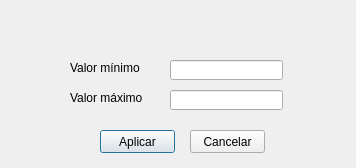
<?xml version="1.0" encoding="UTF-8"?>
<ui version="4.0">
 <class>Dialog</class>
 <widget class="QDialog" name="Dialog">
  <property name="geometry">
   <rect>
    <x>0</x>
    <y>0</y>
    <width>356</width>
    <height>168</height>
   </rect>
  </property>
  <property name="minimumSize">
   <size>
    <width>356</width>
    <height>168</height>
   </size>
  </property>
  <property name="maximumSize">
   <size>
    <width>356</width>
    <height>168</height>
   </size>
  </property>
  <property name="windowTitle">
   <string>Método de eliminación</string>
  </property>
  <widget class="QLabel" name="label_background">
   <property name="geometry">
    <rect>
     <x>0</x>
     <y>0</y>
     <width>411</width>
     <height>241</height>
    </rect>
   </property>
   <property name="text">
    <string/>
   </property>
   <property name="pixmap">
    <pixmap>backgroud.png</pixmap>
   </property>
  </widget>
  <widget class="QLabel" name="label_title">
   <property name="geometry">
    <rect>
     <x>10</x>
     <y>20</y>
     <width>331</width>
     <height>21</height>
    </rect>
   </property>
   <property name="font">
    <font>
     <family>SansSerif</family>
     <pointsize>11</pointsize>
    </font>
   </property>
   <property name="text">
    <string/>
   </property>
  </widget>
  <widget class="QLineEdit" name="field_maxValue">
   <property name="geometry">
    <rect>
     <x>170</x>
     <y>90</y>
     <width>113</width>
     <height>20</height>
    </rect>
   </property>
  </widget>
  <widget class="QLabel" name="label_maxValue">
   <property name="geometry">
    <rect>
     <x>70</x>
     <y>90</y>
     <width>91</width>
     <height>16</height>
    </rect>
   </property>
   <property name="text">
    <string>Valor máximo</string>
   </property>
  </widget>
  <widget class="QPushButton" name="button_apply">
   <property name="geometry">
    <rect>
     <x>100</x>
     <y>130</y>
     <width>75</width>
     <height>23</height>
    </rect>
   </property>
   <property name="text">
    <string>Aplicar</string>
   </property>
  </widget>
  <widget class="QPushButton" name="button_cancel">
   <property name="geometry">
    <rect>
     <x>190</x>
     <y>130</y>
     <width>75</width>
     <height>23</height>
    </rect>
   </property>
   <property name="text">
    <string>Cancelar</string>
   </property>
  </widget>
  <widget class="QLineEdit" name="field_minValue">
   <property name="geometry">
    <rect>
     <x>170</x>
     <y>60</y>
     <width>113</width>
     <height>20</height>
    </rect>
   </property>
  </widget>
  <widget class="QLabel" name="label_minValue">
   <property name="geometry">
    <rect>
     <x>70</x>
     <y>60</y>
     <width>91</width>
     <height>16</height>
    </rect>
   </property>
   <property name="text">
    <string>Valor mínimo</string>
   </property>
  </widget>
 </widget>
 <tabstops>
  <tabstop>field_minValue</tabstop>
  <tabstop>field_maxValue</tabstop>
  <tabstop>button_apply</tabstop>
  <tabstop>button_cancel</tabstop>
 </tabstops>
 <resources/>
 <connections/>
</ui>
